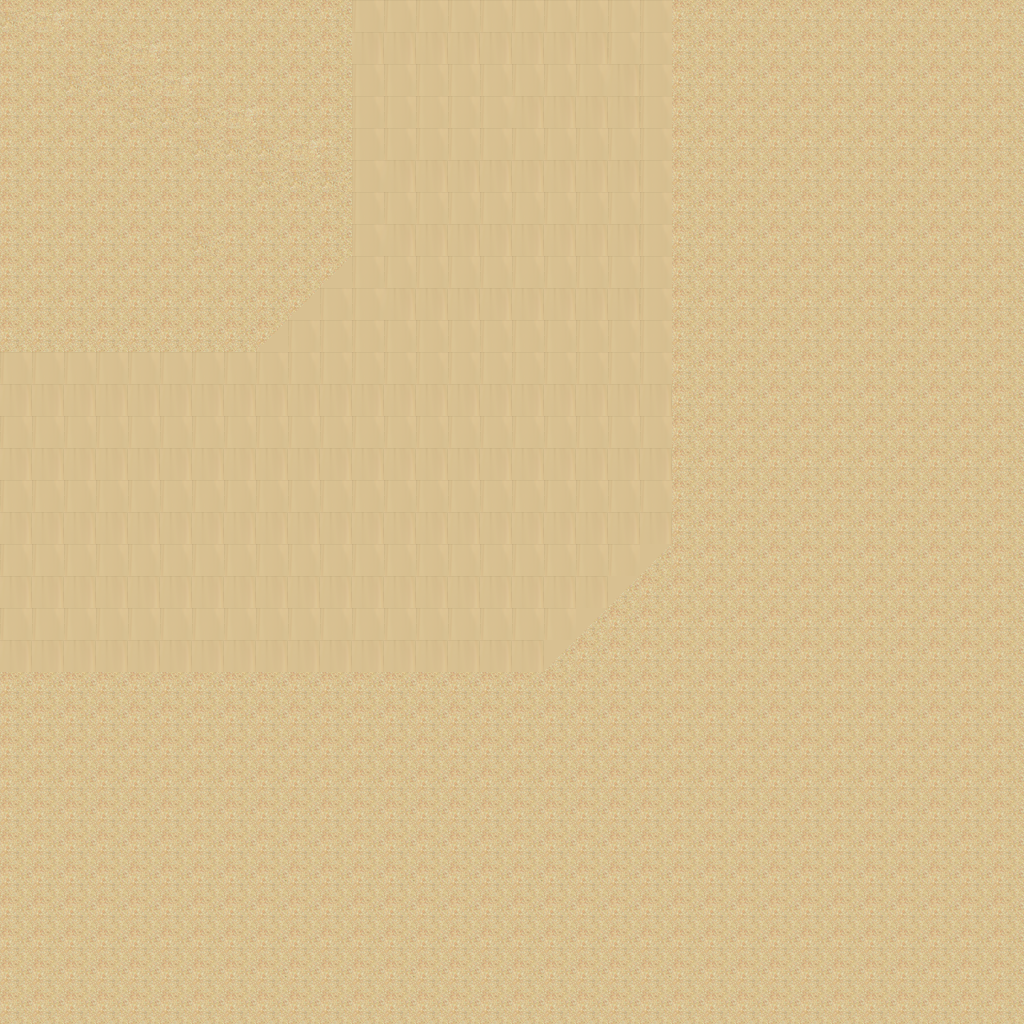

Rendered tile map (Tiled .tmx) drawn with the repository's tilesets; below, a short description and the map source with its tile grids summarised:
An orthogonal 32x32 tile map with 32x32 px tiles, 1 tile layer (Tile Layer 1).

<map version="1.0" orientation="orthogonal" renderorder="right-down" width="32" height="32" tilewidth="32" tileheight="32" nextobjectid="1">
 <tileset firstgid="1" name="desert_5" tilewidth="32" tileheight="32" tilecount="48">
  <image source="../Images/map/desert_5.png" width="256" height="192" />
 </tileset>
 <layer name="Tile Layer 1" width="32" height="32">
  <data>[1024 cells, 1024 non-empty, 28 distinct tile ids]</data>
 </layer>
</map>
